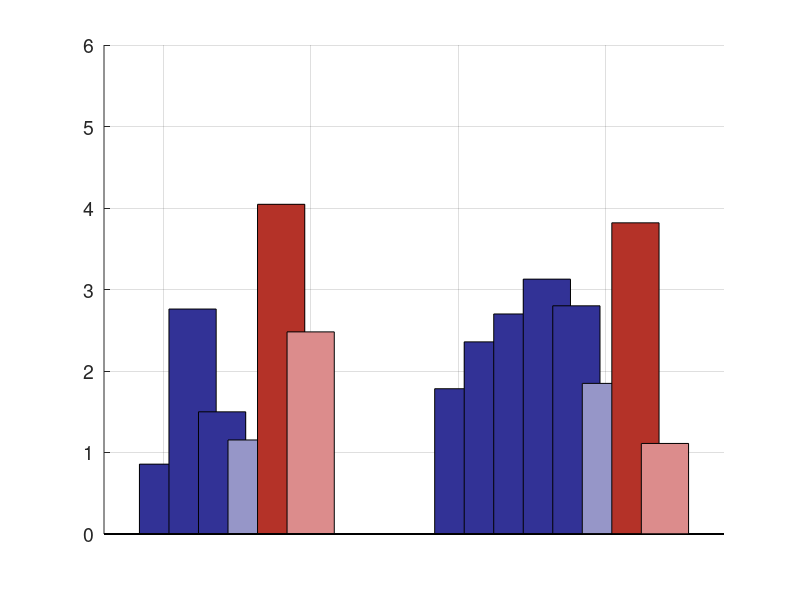

The MATLAB source for this figure:
% Make figures for review paper
% Livia Zarnescu Yanez
% 3-30-16
%
% Compare values of oocyte and embryo Young's moduli in literature


% 1 = mouse, 2 = human, 3 = bovine, 4 = hamster
xvals = [1.0 1.1 1.2 1.3 1.4 1.5 2.0 2.1 2.2 2.3 2.4 2.5 2.6 2.7];
species = [1 1 1 2 3 4 1 1 1 1 1 2 3 4]';
% colorVals = [35 50 159; 231 174 24; 16 155 106; 231 91 24]/255;
colorVals = [50 50 150; 150 150 200; 180 50 40; 220 140 140]/255;
    
% softening ratio, immature to mature oocytes
oocyteMaturationStiffnessRatio = [3.6/4.2, 22.8/8.26, .0844/.0563, (7.2+9.3)/(3.1+11.2), 89/22, 6.2/2.5];
oocyteMaturationStiffnessRatioRef = ['Drobnis1988', 'Murayama2006', 'Yanez2016', 'Abadie2014', 'Papi2010', 'Drobnis1988'];

% % softening ratio, high to low quality oocytes
% oocyteQualityStiffnessRatio = [3.1/1.6];
% oocyteQualityStiffnessRatioRef = ['Liu2010'];

% hardening ratio, oocyte to embryo
zonaHardeningRatio = [4.1/2.3, 42.2/17.9, 22.3/8.26, 36.9/11.8, 2.8, (13.18+14.19)/(7.34+7.47), 84/22, 5.5/4.95];
zonaHardeningRatioRef = ['Drobnis1988', 'Sun2003', 'Murayama2006', 'Khalilian2010', 'Yanez2016', 'Khalilian2010', 'Papi2010', 'Drobnis1988'];

allVals = [oocyteMaturationStiffnessRatio zonaHardeningRatio];

% 1. Plot maturation softening


figure(1); clf;
hold on;
set(gca, 'fontsize', 14);

for i = 1:length(species)
    h(i) = bar(xvals(i), allVals(i), .08, 'facecolor', colorVals(species(i),:));
end

xlim([.8 2.9]);
ylim([0 6]);
grid on;
set(gca, 'xticklabel', '');
% set(gca, 'xtick', [1.25 2.3]);
% set(gca, 'xticklabel', {'oocyte maturation', 'zona hardening'})
